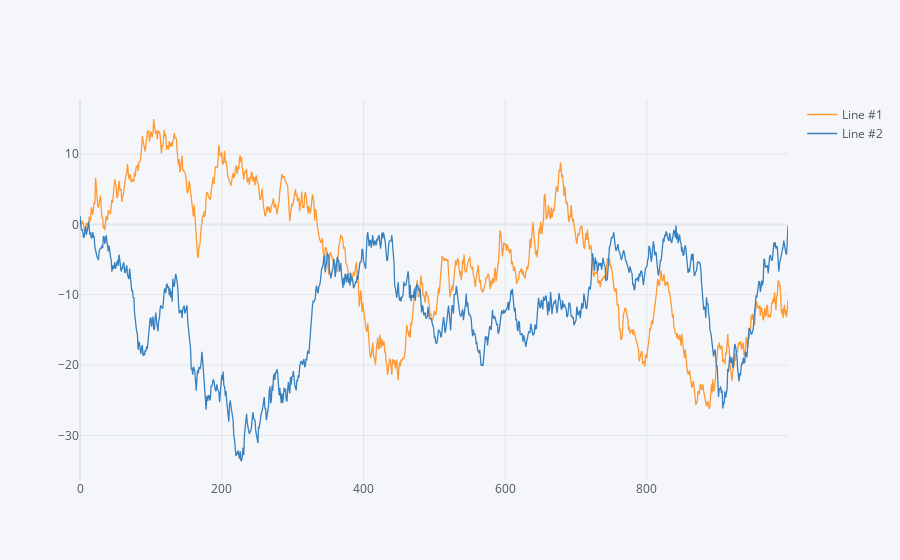

Notebook cell for this chart:
### Code cell
from chart_studio import plotly as py
import cufflinks as cf
import pandas as pd
import numpy as np

cf.go_offline()
lines_df = pd.DataFrame(np.random.randn(1000, 2), columns=['Line #1', 'Line #2']).cumsum()
lines_df.iplot()

### Figure 1 — Plotly figure (JSON) as saved in the notebook; plotly's stock layout.template omitted (floating-point values rounded to 4 significant figures; data arrays with more than 128 entries replaced by an {"elided": "..."} marker saying what was removed)
{"data": [{"name": "Line #1", "text": "", "mode": "lines", "y": {"elided": "1000 float values"}, "x": {"elided": "1000 int values"}, "line": {"color": "rgba(255, 153, 51, 1.0)", "dash": "solid", "shape": "linear", "width": 1.3}, "type": "scatter"}, {"name": "Line #2", "text": "", "mode": "lines", "y": {"elided": "1000 float values"}, "x": {"elided": "1000 int values"}, "line": {"color": "rgba(55, 128, 191, 1.0)", "dash": "solid", "shape": "linear", "width": 1.3}, "type": "scatter"}], "layout": {"title": {"font": {"color": "#4D5663"}}, "paper_bgcolor": "#F5F6F9", "plot_bgcolor": "#F5F6F9", "yaxis": {"tickfont": {"color": "#4D5663"}, "zerolinecolor": "#E1E5ED", "title": {"text": "", "font": {"color": "#4D5663"}}, "gridcolor": "#E1E5ED", "showgrid": true}, "xaxis": {"tickfont": {"color": "#4D5663"}, "zerolinecolor": "#E1E5ED", "title": {"text": "", "font": {"color": "#4D5663"}}, "gridcolor": "#E1E5ED", "showgrid": true}, "legend": {"bgcolor": "#F5F6F9", "font": {"color": "#4D5663"}}}}
